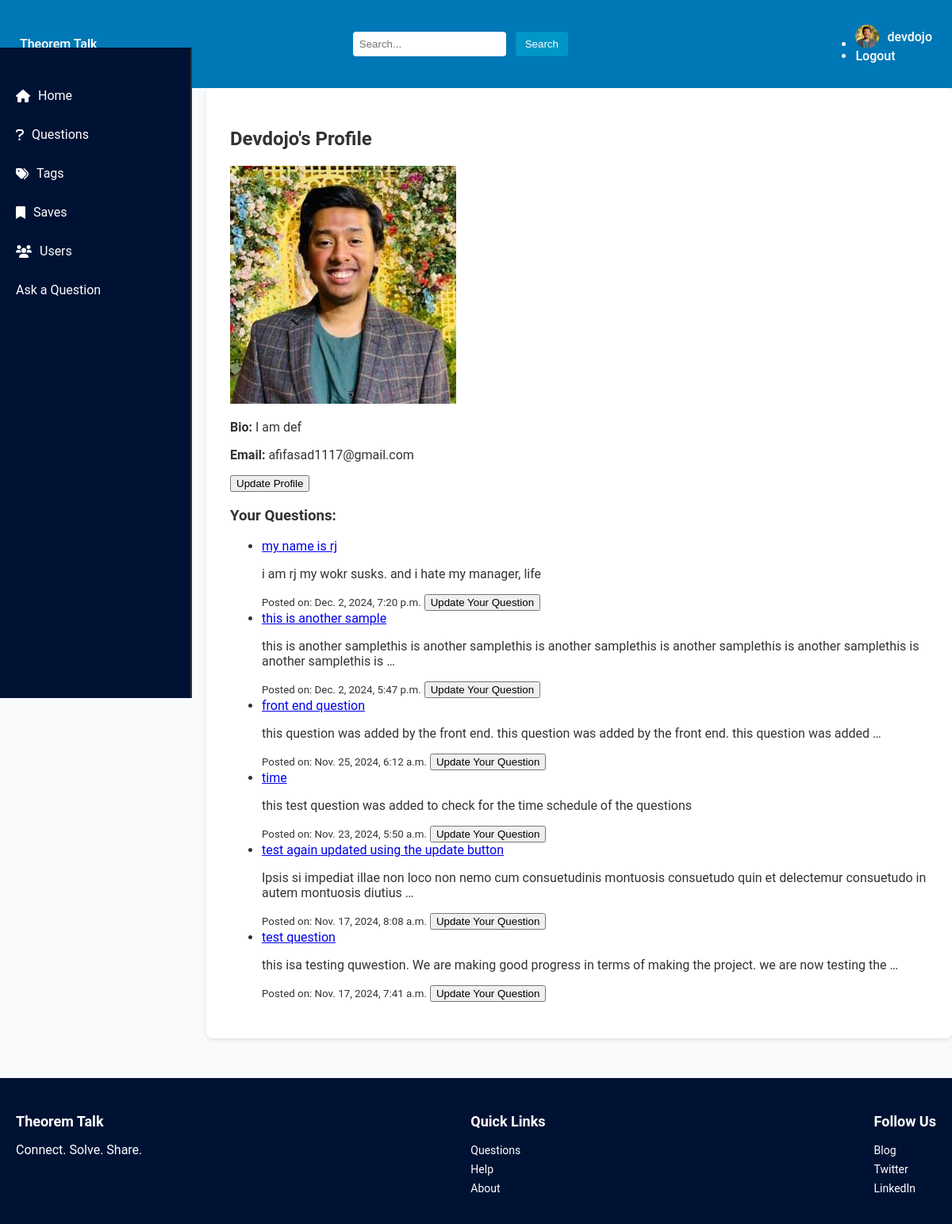
/profile/ (signed in), run on the app's committed database.
### user/models.py (models this page shows, shortened)
class Profile(models.Model):
  user = models.OneToOneField(User, on_delete=models.CASCADE)
  bio = models.CharField(max_length=1000, default="")
  email = models.EmailField(default="")
  image = models.ImageField(default="profile_pic/default.jpg", upload_to="profile_pic")

### base/models.py (models this page shows, shortened)
class Question(models.Model):
  user = models.ForeignKey(User, on_delete=models.CASCADE)
  title = models.CharField(max_length=1000)
  content = models.TextField(null=True, blank=True)
  date_created = models.DateTimeField(default=timezone.now)
  class Meta:
    ordering = ['-date_created']

### user/views.py (the view)
# urls.py: path('profile/', user_views.profile, name = "profile"),
@login_required
def profile(request):
  user_questions = Question.objects.filter(user=request.user)  # Get all questions from the logged-in user
  return render(request, 'users/profile.html', {'questions': user_questions})

### user/templates/users/profile.html
{% extends "base.html" %}
{% block content %}
<div class="profile">
  <h2>{{ user.username|title }}'s Profile</h2>
  <img src="{{ user.profile.image.url }}" alt="{{ user.username }}'s Profile Picture">
  <p><strong>Bio:</strong> {{ user.profile.bio }}</p>
  <p><strong>Email:</strong> {{ user.email }}</p>
  <a href="{% url 'update_profile' %}">
    <button>Update Profile</button>
  </a>
  <h3>Your Questions:</h3>
  {% if questions %}
    <ul>
      {% for question in questions %}
        <li>
          <a href="{% url 'base:question_detail' question.id %}">{{ question.title }}</a>
          <p>{{ question.content|truncatewords:20 }}</p>
          <small>Posted on: {{ question.date_created }}</small>
          {% if question.user == user %}
            <a href="{% url 'base:question_update' question.id %}">
              <button>Update Your Question</button>
            </a>
          {% endif %}
      {% endfor %}
    </ul>
  {% else %}
    <p>You haven't posted any questions yet.</p>
  {% endif %}
</div>
{% endblock %}

### templates/base.html (shortened to what this page needs)
{% load static %}
<!DOCTYPE html>
<html lang="en">
  <head>
    <link rel="stylesheet" href="{% static 'css/base.css' %}">
    <link rel="stylesheet" href="https://cdnjs.cloudflare.com/ajax/libs/font-awesome/6.0.0-beta3/css/all.min.css">
  </head>
  <body>
    <nav class="navbar">
      <a href="/" class="navbar-brand">Theorem Talk</a>
      <div class="navbar-search">
        <input type="text" placeholder="Search..." />
        <button type="submit">Search</button>
      </div>
      <ul class="navbar-nav">
        {% if user.is_authenticated %}
          <li>
            <a href="{% url 'profile' %}">
              <img src="{{ user.profile.image.url }}" alt="Profile" class="profile-pic">
              {{ user.username }}
            </a>
          </li>
          <li><a href="{% url 'logout' %}">Logout</a></li>
        {% else %}
          <li><a href="{% url 'login' %}">Login</a> / <a href="{% url 'register' %}">Sign Up</a></li>
        {% endif %}
      </ul>
    </nav>
    <aside class="sidebar">
      <ul>
        <li><a href="/"><i class="fas fa-home"></i> Home</a></li>
        <li><a href="{% url 'base:question_list' %}"><i class="fas fa-question"></i> Questions</a></li>
        <li><a href="#"><i class="fas fa-tags"></i> Tags</a></li>
        <li><a href="#"><i class="fas fa-bookmark"></i> Saves</a></li>
        <li><a href="{% url 'list_users' %}"><i class="fas fa-users"></i> Users</a></li>
        <li><a href="{% url 'base:question_create' %}" class="btn btn-primary">Ask a Question</a></li>
      </ul>
    </aside>
    <main class="main-content">
      {% block content %}{% endblock %}
    </main>
    <footer class="footer">
      <div>
        <h4>Theorem Talk</h4>
        <p>Connect. Solve. Share.</p>
      </div>
      <div>
        <h4>Quick Links</h4>
        <ul>
          <li><a href="#">Questions</a></li>
          <li><a href="#">Help</a></li>
          <li><a href="#">About</a></li>
        </ul>
      </div>
      <div>
        <h4>Follow Us</h4>
        <ul>
          <li><a href="#">Blog</a></li>
          <li><a href="#">Twitter</a></li>
          <li><a href="#">LinkedIn</a></li>
        </ul>
      </div>
    </footer>
  </body>
</html>

### static/css/base.css (style rules this page uses)
body { margin: 0; font-family: 'Roboto', Arial, sans-serif; background-color: #f9fafc; color: #333; }
.navbar { display: flex; justify-content: space-between; align-items: center; padding: 15px 25px; background-color: #0077b6; color: #ffffff; }
.navbar a { text-decoration: none; color: white; font-weight: 500; display: flex; align-items: center; }
.navbar a img { width: 30px; height: 30px; border-radius: 50%; margin-right: 10px; }
.navbar-search input { padding: 8px; border: none; border-radius: 4px; }
.navbar-search button { background-color: #0096c7; color: #ffffff; border: none; padding: 8px 12px; margin-left: 8px; cursor: pointer; border-radius: 4px; transition: background-color 0.3s; }
.sidebar { width: 240px; position: fixed; top: 60px; left: 0; background-color: #001233; height: 100vh; padding-top: 20px; border-right: 2px solid #333; }
.sidebar ul { list-style: none; padding: 0; }
.sidebar ul li a { display: flex; align-items: center; padding: 15px 20px; color: white; text-decoration: none; transition: background 0.3s; font-size: 16px; }
.sidebar ul li a i { margin-right: 10px; }
.main-content { margin-left: 260px; padding: 30px; max-width: 900px; background-color: #fff; border-radius: 8px; box-shadow: 0 2px 5px rgba(0, 0, 0, 0.1); }
.footer { display: flex; justify-content: space-between; padding: 20px; background-color: #001233; color: white; position: relative; margin-top: 50px; }
.footer h4 { font-size: 18px; margin-bottom: 10px; }
.footer ul { list-style: none; padding: 0; }
.footer ul li { margin-bottom: 5px; }
.footer ul li a { text-decoration: none; color: white; font-size: 14px; }

### data on the page
Question: title "my name is rj", content "i am rj my wokr susks. and i hate my manager, life", date_created "Dec. 2, 2024, 7:20 p.m.", shows "Update Your Question"
Question: title "this is another sample", content "this is another samplethis is another samplethis is another samplethis is another samplethis is another samplethis is another samplethis is …", date_created "Dec. 2, 2024, 5:47 p.m.", shows "Update Your Question"
Question: title "front end question", content "this question was added by the front end. this question was added by the front end. this question was added …", date_created "Nov. 25, 2024, 6:12 a.m.", shows "Update Your Question"
Question: title "time", content "this test question was added to check for the time schedule of the questions", date_created "Nov. 23, 2024, 5:50 a.m.", shows "Update Your Question"
Question: title "test again updated using the update button", content "Ipsis si impediat illae non loco non nemo cum consuetudinis montuosis consuetudo quin et delectemur consuetudo in autem montuosis diutius …", date_created "Nov. 17, 2024, 8:08 a.m.", shows "Update Your Question"
Question: title "test question", content "this isa testing quwestion. We are making good progress in terms of making the project. we are now testing the …", date_created "Nov. 17, 2024, 7:41 a.m.", shows "Update Your Question"

### other printed values
{{ user.username }} "devdojo"
{{ user.username|title }} "Devdojo"
{{ user.profile.bio }} "I am def"
{{ user.email }} "afifasad1117@gmail.com"
